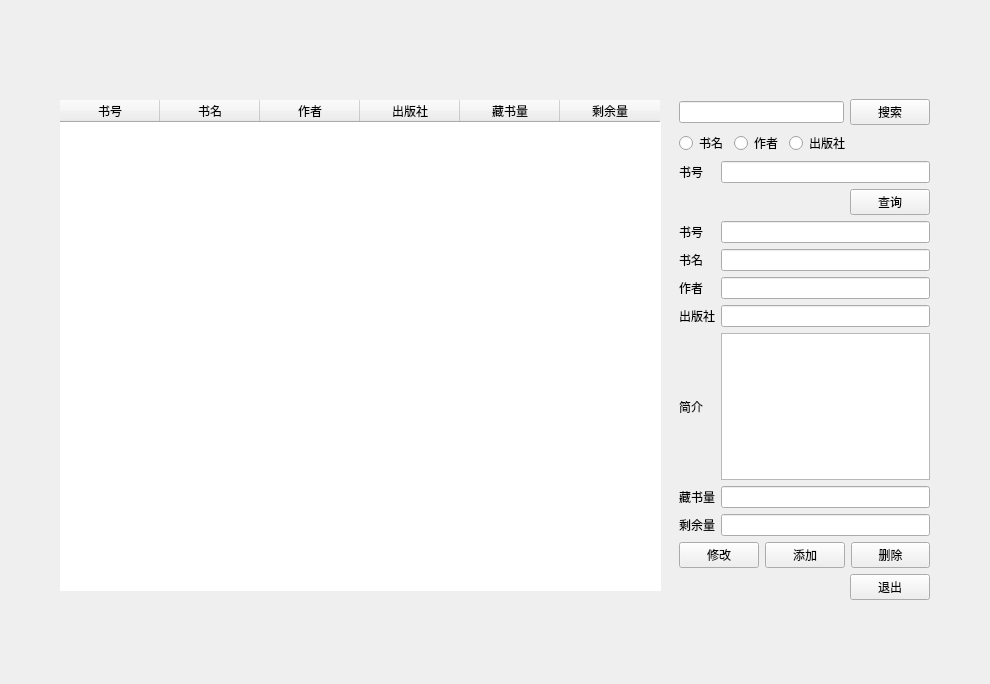
<?xml version="1.0" encoding="UTF-8"?>
<ui version="4.0">
 <class>book_imformation</class>
 <widget class="QMainWindow" name="book_imformation">
  <property name="geometry">
   <rect>
    <x>0</x>
    <y>0</y>
    <width>990</width>
    <height>684</height>
   </rect>
  </property>
  <property name="windowTitle">
   <string>MainWindow</string>
  </property>
  <widget class="QWidget" name="centralwidget">
   <widget class="QWidget" name="gridLayoutWidget_2">
    <property name="geometry">
     <rect>
      <x>679</x>
      <y>99</y>
      <width>251</width>
      <height>501</height>
     </rect>
    </property>
    <layout class="QGridLayout" name="gridLayout_2">
     <item row="9" column="1">
      <widget class="QLineEdit" name="total_edit"/>
     </item>
     <item row="14" column="0" colspan="2">
      <layout class="QHBoxLayout" name="horizontalLayout_3">
       <item>
        <spacer name="horizontalSpacer">
         <property name="orientation">
          <enum>Qt::Horizontal</enum>
         </property>
         <property name="sizeHint" stdset="0">
          <size>
           <width>40</width>
           <height>20</height>
          </size>
         </property>
        </spacer>
       </item>
       <item>
        <widget class="QPushButton" name="exit_but">
         <property name="text">
          <string>退出</string>
         </property>
        </widget>
       </item>
      </layout>
     </item>
     <item row="6" column="0">
      <widget class="QLabel" name="label_7">
       <property name="text">
        <string>出版社</string>
       </property>
      </widget>
     </item>
     <item row="5" column="0">
      <widget class="QLabel" name="label_5">
       <property name="text">
        <string>作者</string>
       </property>
      </widget>
     </item>
     <item row="9" column="0">
      <widget class="QLabel" name="label_3">
       <property name="text">
        <string>藏书量</string>
       </property>
      </widget>
     </item>
     <item row="5" column="1">
      <widget class="QLineEdit" name="author_edit"/>
     </item>
     <item row="12" column="0" colspan="2">
      <layout class="QHBoxLayout" name="horizontalLayout_2">
       <item>
        <widget class="QPushButton" name="modify_but">
         <property name="text">
          <string>修改</string>
         </property>
        </widget>
       </item>
       <item>
        <widget class="QPushButton" name="insert_but">
         <property name="text">
          <string>添加</string>
         </property>
        </widget>
       </item>
       <item>
        <widget class="QPushButton" name="delete_but">
         <property name="text">
          <string>删除</string>
         </property>
        </widget>
       </item>
      </layout>
     </item>
     <item row="4" column="1">
      <widget class="QLineEdit" name="name_edit"/>
     </item>
     <item row="7" column="1">
      <widget class="QTextEdit" name="intro_edit"/>
     </item>
     <item row="0" column="0" colspan="2">
      <layout class="QGridLayout" name="gridLayout">
       <item row="0" column="0">
        <widget class="QLineEdit" name="search_edit"/>
       </item>
       <item row="0" column="1">
        <widget class="QPushButton" name="search_but">
         <property name="text">
          <string>搜索</string>
         </property>
        </widget>
       </item>
       <item row="1" column="0" colspan="2">
        <layout class="QHBoxLayout" name="horizontalLayout">
         <item>
          <widget class="QRadioButton" name="name_but">
           <property name="text">
            <string>书名</string>
           </property>
          </widget>
         </item>
         <item>
          <widget class="QRadioButton" name="author_but">
           <property name="text">
            <string>作者</string>
           </property>
          </widget>
         </item>
         <item>
          <widget class="QRadioButton" name="press_but">
           <property name="text">
            <string>出版社</string>
           </property>
          </widget>
         </item>
         <item>
          <spacer name="horizontalSpacer_3">
           <property name="orientation">
            <enum>Qt::Horizontal</enum>
           </property>
           <property name="sizeHint" stdset="0">
            <size>
             <width>40</width>
             <height>20</height>
            </size>
           </property>
          </spacer>
         </item>
        </layout>
       </item>
      </layout>
     </item>
     <item row="7" column="0">
      <widget class="QLabel" name="label_8">
       <property name="text">
        <string>简介</string>
       </property>
      </widget>
     </item>
     <item row="4" column="0">
      <widget class="QLabel" name="label">
       <property name="text">
        <string>书名</string>
       </property>
      </widget>
     </item>
     <item row="10" column="1">
      <widget class="QLineEdit" name="left_edit"/>
     </item>
     <item row="10" column="0">
      <widget class="QLabel" name="label_4">
       <property name="text">
        <string>剩余量</string>
       </property>
      </widget>
     </item>
     <item row="6" column="1">
      <widget class="QLineEdit" name="press_edit"/>
     </item>
     <item row="1" column="0">
      <widget class="QLabel" name="label_2">
       <property name="text">
        <string>书号</string>
       </property>
      </widget>
     </item>
     <item row="2" column="1">
      <layout class="QHBoxLayout" name="horizontalLayout_4">
       <item>
        <spacer name="horizontalSpacer_2">
         <property name="orientation">
          <enum>Qt::Horizontal</enum>
         </property>
         <property name="sizeHint" stdset="0">
          <size>
           <width>40</width>
           <height>20</height>
          </size>
         </property>
        </spacer>
       </item>
       <item>
        <widget class="QPushButton" name="search_id">
         <property name="text">
          <string>查询</string>
         </property>
        </widget>
       </item>
      </layout>
     </item>
     <item row="3" column="0">
      <widget class="QLabel" name="label_6">
       <property name="text">
        <string>书号</string>
       </property>
      </widget>
     </item>
     <item row="3" column="1">
      <widget class="QLineEdit" name="id_edit"/>
     </item>
     <item row="1" column="1">
      <widget class="QLineEdit" name="search_id_edit"/>
     </item>
    </layout>
   </widget>
   <widget class="QTableWidget" name="book_table">
    <property name="enabled">
     <bool>true</bool>
    </property>
    <property name="geometry">
     <rect>
      <x>60</x>
      <y>100</y>
      <width>601</width>
      <height>491</height>
     </rect>
    </property>
    <property name="layoutDirection">
     <enum>Qt::LeftToRight</enum>
    </property>
    <property name="autoFillBackground">
     <bool>false</bool>
    </property>
    <property name="styleSheet">
     <string notr="true">border-color: rgb(0, 0, 0);</string>
    </property>
    <property name="frameShape">
     <enum>QFrame::NoFrame</enum>
    </property>
    <property name="frameShadow">
     <enum>QFrame::Sunken</enum>
    </property>
    <column>
     <property name="text">
      <string>书号</string>
     </property>
    </column>
    <column>
     <property name="text">
      <string>书名</string>
     </property>
    </column>
    <column>
     <property name="text">
      <string>作者</string>
     </property>
    </column>
    <column>
     <property name="text">
      <string>出版社</string>
     </property>
    </column>
    <column>
     <property name="text">
      <string>藏书量</string>
     </property>
    </column>
    <column>
     <property name="text">
      <string>剩余量</string>
     </property>
    </column>
   </widget>
  </widget>
 </widget>
 <resources/>
 <connections/>
</ui>
